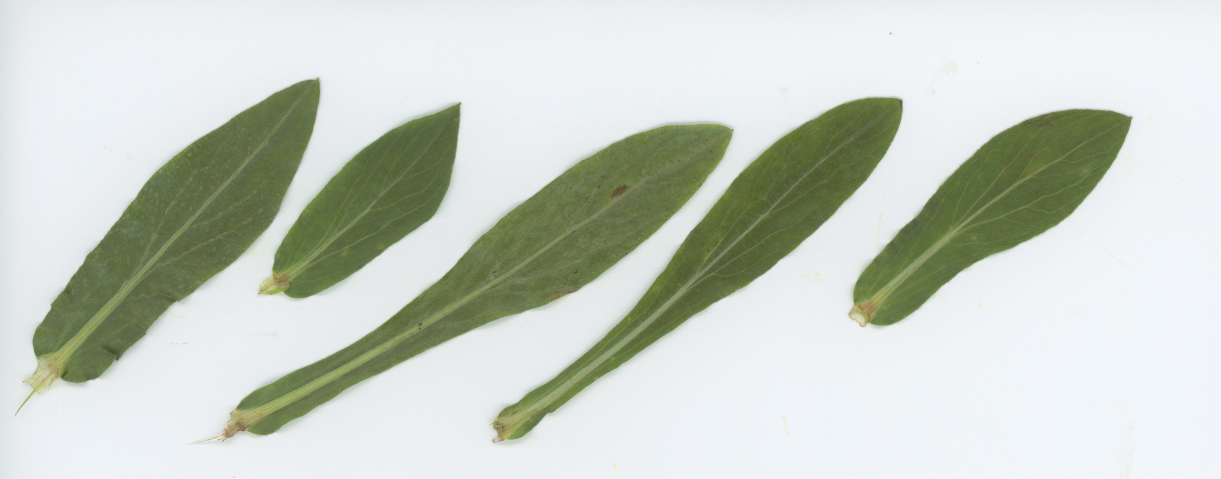
#> input picture analysis/stalkless-EGS/rhf_new_scan_just-mean/19-1111-5a.jpeg, 4884 x 1916 px (shown at 1/4 size); its folder holds only this picture in this run
$ python stalkless.py -output out -input rhf_new_scan_just-mean
#> lines starting #> are read from the running program, lines starting #| are printed output that depends on the picture; after the words box and inside, x2 and y2 are one past the last pixel; in counts of white or black regions, pixels touching at a corner belong together
#!/usr/bin/env python3
# encoding: utf-8

#Headers
import numpy as np
from PIL import Image, ImageOps
from scipy import ndimage, misc
import argparse, sys, os, subprocess, platform
from time import gmtime, strftime
from skimage.measure import perimeter, regionprops
from skimage.morphology import convex_hull_image
from math import pi
import shutil
import imageio
import pdb

#MAIN
def main():
    #Figure out OS for directory listings, etc.
    if platform.system() == "Windows":
        os_directory_symbol = '\\'
    else:
        os_directory_symbol = "/"

    #Store starting working directory
    default_wd = os.getcwd() + os_directory_symbol
    #Handle arguments
    args = parser.parse_args()
    if args.version:
        print("0.3")
        sys.exit()

    if args.maxObjects:
        maxObjects = args.maxObjects
    else:
        maxObjects = 0

    if args.failObjects:
        failObjects = args.failObjects
    else:
        failObjects = None

    if args.input or args.files:
        if args.input:
            if args.input[-1] != os_directory_symbol:
                args.input += os_directory_symbol
            try:
                files = os.listdir(args.input)
                files = [x for x in files if not x[0]=="."]
                input_dir = args.input
            except:
                print("ERROR: no valid input directory specified")
                sys.exit()
        if args.files:
            try:
                files = []
                with open(args.files) as inputFiles:
                    for each in inputFiles:
                        files.append(each.strip())
            except:
                print("ERROR: can't load list of files to be read")
                sys.exit()
    else:
        print("ERROR: must specify either an input directory, or a list of files to be read")
        sys.exit()


    if args.output[-1] != os_directory_symbol:
        args.output += os_directory_symbol
    output_dir = args.output
    image_dir = args.output + "processed_images/"

    noObjects = []
    if args.noObjects and args.exactObjects:
        print("ERROR: Cannot specify a file with number of objects and the number of objects!")
        sys.exit()

    if args.exactObjects:
        try:
            with open(args.exactObjects) as inputFiles:
                for each in inputFiles:
                    noObjects.append(int(each.strip()))
        except:
            print("ERROR: something went wrong loading how many objects in each image. Check file and location")
            sys.exit()
        if len(noObjects) != len(files):
            print("ERROR: number of files does not match expected number of images in those files")
            sys.exit()
    elif args.noObjects:
        noObjects = [int(args.noObjects) for x in range(len(files))]
    else:
        noObjects = [0 for x in range(len(files))]

    #Load 'exclusion' if necessary
    if args.exclusion:
        try:
            exclusion = [int(x) for x in args.exclusion.split(",")]
            if len(exclusion) != 4:
                print("ERROR: invalid exclusion format. Remember to put in zero-length values too!")
                sys.exit()
        except:
            print("ERROR: invalid exclusion format. Remember to put in zero-length values too!")
            sys.exit()
    else:
        exclusion = 0

    print("\nStalkess v0.3 - Will Pearse (will.pearse@gmail.com)")
    print(" - remember to use *full* paths in all input, or you'll get strange errors!")
    print(" - I make no guarantees this software works! You have been warned!")
    print("")
    #Loop over files, so as to save memory (my laptop 'only' has 8Gb of RAM...)
    print("Processing and segmenting images...")
    #Setup
    toolbar_width = 50
    each_segment = len(files) / toolbar_width
    #Beware if you've got fewer files than segments for the progress bar...
    if each_segment == 0:
        each_segment = 1
    sys.stdout.write("[%s]" % (" " * toolbar_width))
    sys.stdout.flush()
    sys.stdout.write("\b" * (toolbar_width+1))
    current_bar = 0
    statistics = []
    original_files = []
    new_files = []
    try:
        os.mkdir(image_dir)
    except OSError:
        print("\nERROR: Cowardly refusing to overwrite existing stalkless output...")
        sys.exit()

    for file_no,file_name in enumerate(files):
        progress = file_no / each_segment
        if progress != current_bar:
            current_bar = progress
            sys.stdout.write(".")
            sys.stdout.flush()
        if args.input:
            os.chdir(input_dir)
        image, resolution = loadFile(file_name, exclusion)
        thresholded = thresholdImage(image, noObjects[file_no], maxObjects)
        os.chdir(image_dir)
        try:
            for i,segImage in enumerate(segmentImage(thresholded)):
                if args.fill:
                    #Note: need to change internal structure for conv. hull method
                    segImage = convex_hull_image(np.array(segImage, order="C"))
                file_name = file_name.split(os_directory_symbol)[-1]
                original_files.append(file_name)
                new_files.append(saveFile(segImage, file_name, i))
                statistics.append(morphologyStats(segImage, resolution))
        except RuntimeError:
            print("failObjects threshold reached for", file_name, "...")

    sys.stdout.write(".\n")
    #Write out the statistics
    print("Writing out statistics...")
    os.chdir(output_dir)
    with open("statistics.txt", "w") as saFile:
        saFile.write("\t".join(["original.file", "seg.file", "perimeter", "surface.area", "dissection", "compactness"])+"\n")
        for i,file_name in enumerate(original_files):
            saFile.write("\t".join([file_name, new_files[i], "\t".join([str(statistics[i][0]),str(statistics[i][1]),str(statistics[i][2]),str(statistics[i][3])])]) + "\n")


    #Create R script
    print("Creating R analysis script...")
    os.chdir(output_dir)
    makeRScript(image_dir, output_dir, default_wd)

    #Run R script
    if args.analyseNow:
        print("Running R analysis script...")
        print("\t...this will likely crash. You were warned!")
        subprocess.call(['R', 'CMD', 'BATCH', 'rScript.R'])

    print("Finished!\n")

#Loading
def loadFile(fileName, exclusion=0):
#> called with fileName = '19-1111-5a.jpeg', exclusion = 0
    image = Image.open(fileName).convert("L")
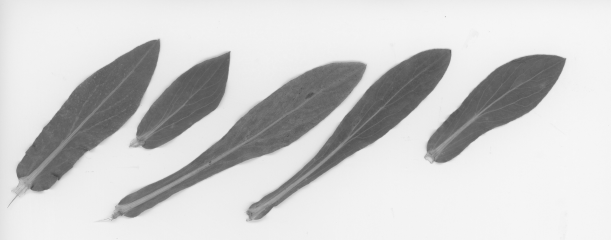
#> image: PIL image 4884x1916 L (shown at 1/8 size); min 57, max 250, mean 205.1
    resolution = image.info['dpi']
    image = ImageOps.invert(image)
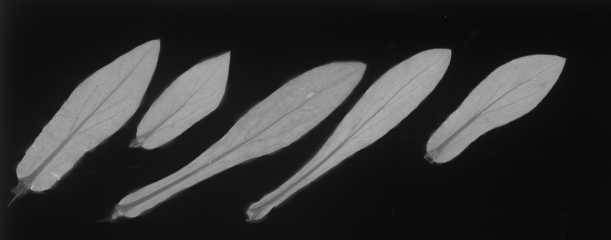
#> image: PIL image 4884x1916 L (shown at 1/8 size); min 5, max 198, mean 49.9
    image = np.array(image)
    if exclusion:
        #Check dimensions of image match the exclusion
        if exclusion[0]+exclusion[2] < image.shape[0] and exclusion[1]+exclusion[3] < image.shape[1]:
            if exclusion[0]: image = image[:-exclusion[0],:]#Bottom
            if exclusion[1]: image = image[:,:-exclusion[1]]#Left
            if exclusion[2]: image = image[exclusion[2]:,:]#Top
            if exclusion[3]: image = image[:,exclusion[3]:]#Right
        else:
            print("\nImage", fileName, "too small to perform exclusion; processing unaltered")

    return image, resolution[0]

#Saving
def saveFile(image, fileName, suffix="", checkName=True):
    #Don't remove extensions you don't know for fear of ruining weird naming conventions (not an exhaustive list!)
    if checkName:
        if fileName[-4:] == ".png" or fileName[-4:] == ".jpg" or fileName[-4:] == ".gif" or fileName[-4:] == ".bmp" or fileName[-4:] == ".png" or fileName[-4:] == ".jpe":
            fileName = fileName[:-4] + "_" + str(suffix) + ".jpg"
        elif fileName[-5:] == ".jpeg":
            fileName = fileName[:-5] + "_" + str(suffix) + ".jpg"
        else:
            fileName = fileName + "_" + str(suffix) + ".jpg"
            print("...", fileName, "is a JPEG - sorry about the weird filename")
    imageio.imwrite(fileName, (1-np.uint8(image))*255)
    return fileName


#Thresholding
def thresholdImage(image, nObjects=0, maxObjects=0):
#> called with nObjects = 0, maxObjects = 0
    threshold=np.mean(image) + np.std(image)/2
#> threshold = 78.89
    thresh_image = image >= threshold
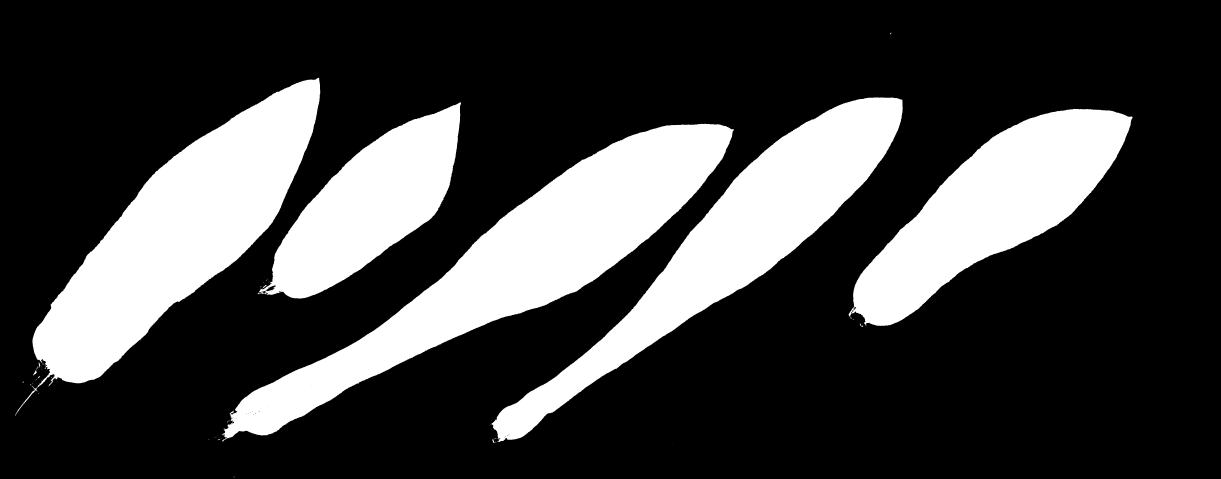
#> thresh_image: shape (1916, 4884) bool (shown at 1/4 size); 25.2% white; 71 white regions (57 under 20 px), largest, box (x1, y1, x2, y2) and area: (887, 494, 2936, 1766) 611214, (130, 311, 1282, 1547) 558613, (1961, 390, 3611, 1768) 477705
    label_objects, nb_labels = ndimage.label(thresh_image)
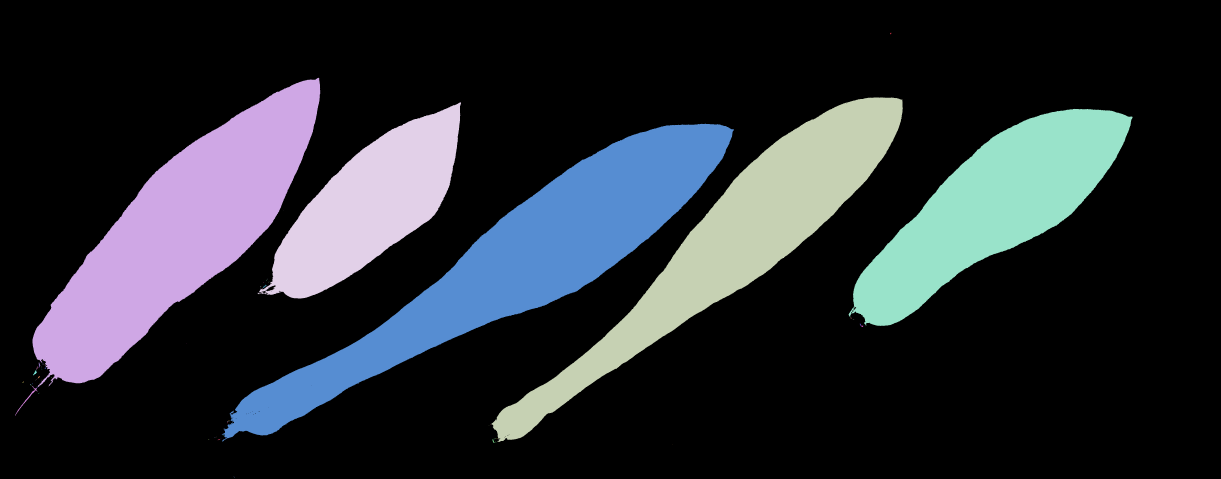
#> label_objects: shape (1916, 4884) int32 (shown at 1/4 size); 104 distinct labels, from 0 to 103; one colour per label, 0 black
#> nb_labels = 103
    sizes = np.bincount(label_objects.ravel())
#> sizes = 104 values, max 7003571 at index 0, min 1 at index 7, mean 89978.3
    sizes[0] = 0#the background isn't a thing!
    #Use number of objects in image if known
    #Else, (rather stupidly) assume that the distribution of label sizes will be skewed enough to allow you to ignore those above a certain size

    if nObjects > 0:
        mask_sizes = np.array([x in sizes[sizes.argsort()][- (nObjects+1):] for x in sizes])
    elif maxObjects > 0:
        mask_sizes = (len(sizes) -1 -sizes.argsort().argsort()) < maxObjects
        #Ugh. There's got to be a better way than this...
        sizeFilter = sizes > (np.mean(sizes) + np.std(image)*2)
        for i in range(len(mask_sizes)):
            if sizeFilter[i]==False:
                mask_sizes[i]=0

    else:
        mask_sizes = sizes > np.mean(sizes)/2

    return mask_sizes[label_objects]
#> returned value: shape (1916, 4884) bool; 25.1% white; 5 white regions, box (x1, y1, x2, y2) and area: (887, 494, 2936, 1766) 611209, (130, 311, 1282, 1547) 558599, (1964, 390, 3611, 1768) 477698, (3394, 435, 4530, 1304) 411797, (1030, 409, 1844, 1194) 293546

#Segmenting before output
def segmentImage(image, failThresh=None):
    label_objects, nb_labels = ndimage.label(image)
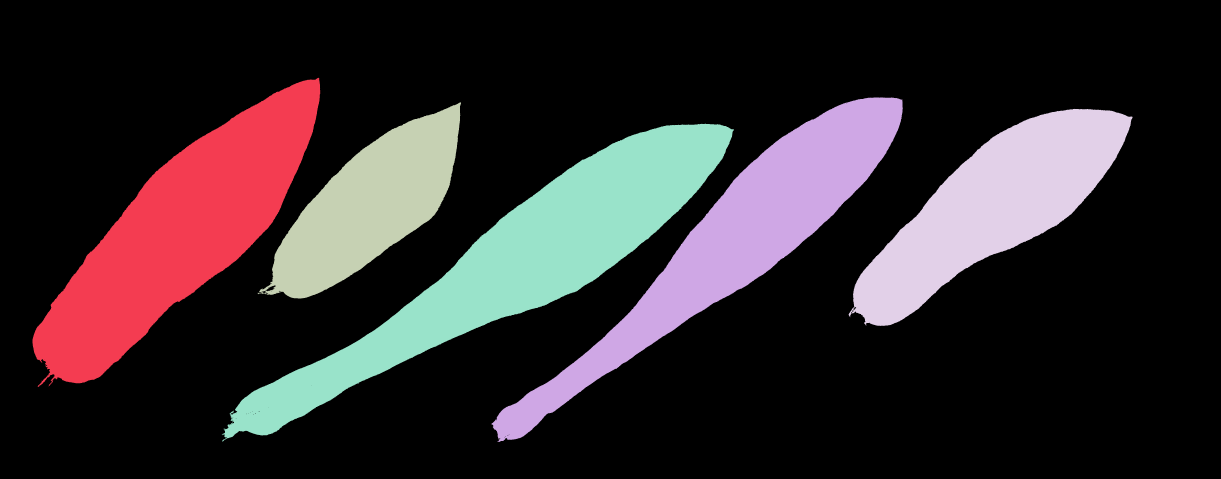
#> label_objects: shape (1916, 4884) int32 (shown at 1/4 size); 6 distinct labels, from 0 to 5; one colour per label, 0 black
#> nb_labels = 5
    if failThresh != None and len(nb_labels) >= failThresh:
        raise RuntimeError
    sizes = np.bincount(label_objects.ravel())
#> sizes = [7004895, 558599, 477698, 293546, 411797, 611209]
#> the loop in main, `for i,segImage in enumerate(segmentImage(thresholded)):` made 5 passes
#> (fileName in saveFile, perim in morphologyStats, area in morphologyStats, dissection in morphologyStats, compactness in morphologyStats) on passes 1 to 5: ('19-1111-5a_0.jpg', 18.17, 10.06, 0.122, 32.8), ('19-1111-5a_1.jpg', 20.72, 8.61, 0.0802, 49.88), ('19-1111-5a_2.jpg', 12.59, 5.29, 0.133, 29.99), ('19-1111-5a_3.jpg', 14.65, 7.42, 0.138, 28.92), ('19-1111-5a_4.jpg', 24.37, 11.01, 0.0742, 53.93)
#> pass 1, in saveFile, `imageio.imwrite(fileName, (1-np.uint8(image))*255)`:
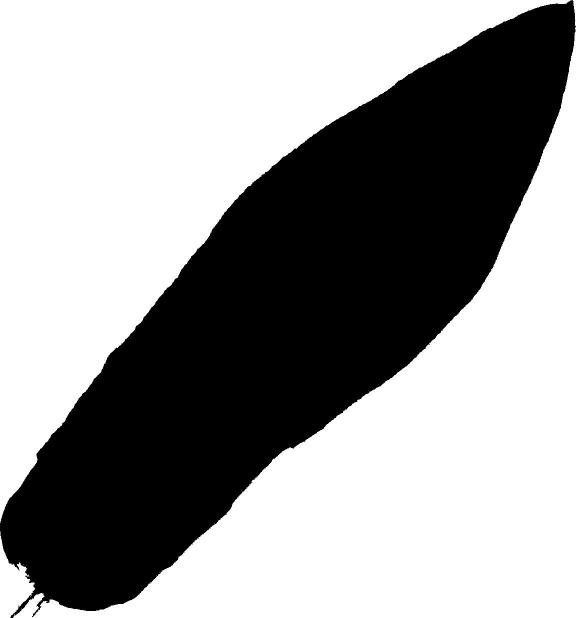
#> saved as 19-1111-5a_0.jpg: shape (1236, 1152) (shown at 1/2 size); min 0, max 255, mean 155
#> pass 2, in saveFile (call 2), `imageio.imwrite(fileName, (1-np.uint8(image))*255)`:
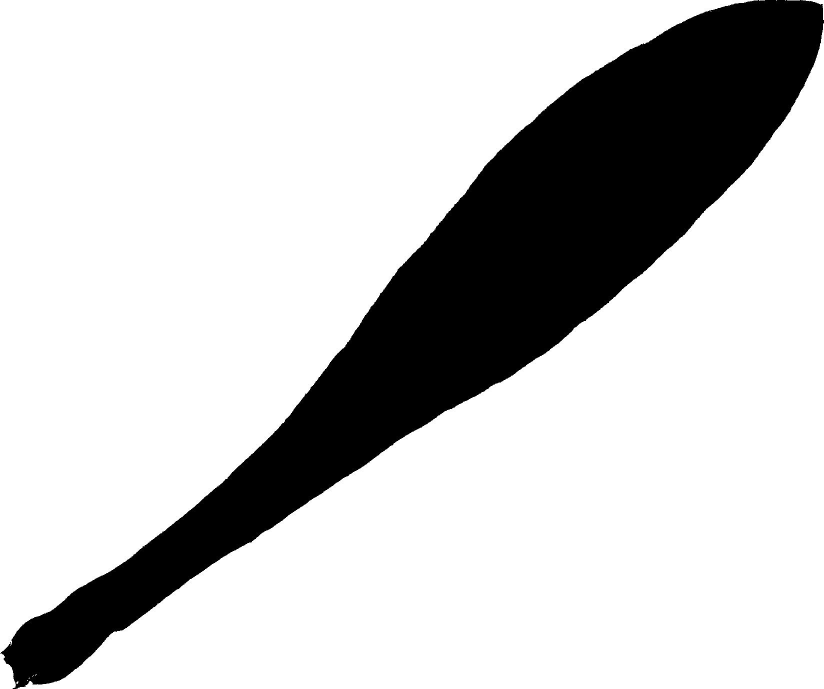
#> saved as 19-1111-5a_1.jpg: shape (1378, 1647) (shown at 1/2 size); min 0, max 255, mean 201.3
#> after the loop in main, `for i,segImage in enumerate(segmentImage(thresholded)):`: new_files = ['19-1111-5a_0.jpg', '19-1111-5a_1.jpg', '19-1111-5a_2.jpg', '19-1111-5a_3.jpg', '19-1111-5a_4.jpg']; original_files = ['19-1111-5a.jpeg', '19-1111-5a.jpeg', '19-1111-5a.jpeg', '19-1111-5a.jpeg', '19-1111-5a.jpeg']; statistics = [(18.17, 10.06, 0.122, 32.8), (20.72, 8.61, 0.0802, 49.88), (12.59, 5.29, 0.133, 29.99), (14.65, 7.42, 0.138, 28.92), (24.37, 11.01, 0.0742, 53.93)]
#> the loop in main, `for i,file_name in enumerate(original_files):` made 5 passes
    outputImages = []
    #Loop over images, ignoring the background
    for i in range(1, nb_labels+1):
        temp = label_objects ==i
        temp = temp[:, np.sum(temp, axis=0)>0]
        temp = temp[np.sum(temp, axis=1)>0,:]
        outputImages.append(temp)

    return outputImages

# [7 lines left out: function fillHoles, not called in this run]
    #XOR the background from the image to find the holes
    # - at some point in the future...

#Calculate simple image statistics
def morphologyStats(image, res):
    perim = (float(perimeter(image)) / res) * (2.0 + 35.0/64.0)
    area = (float(np.sum(image != 0)) / (res**2)) * ((2.0 + 35.0/64.0)**2)
    dissection = (4 * area) / (perim ** 2)
    compactness = (perim ** 2) / area
    return (perim, area, dissection, compactness)

#R Script
def makeRScript(imageDir, outputDir, origDir):
    date_time = strftime("%Y-%m-%d %H:%M:%S", gmtime())
#> (the run stopped early here; a loop or call above may not have finished)
